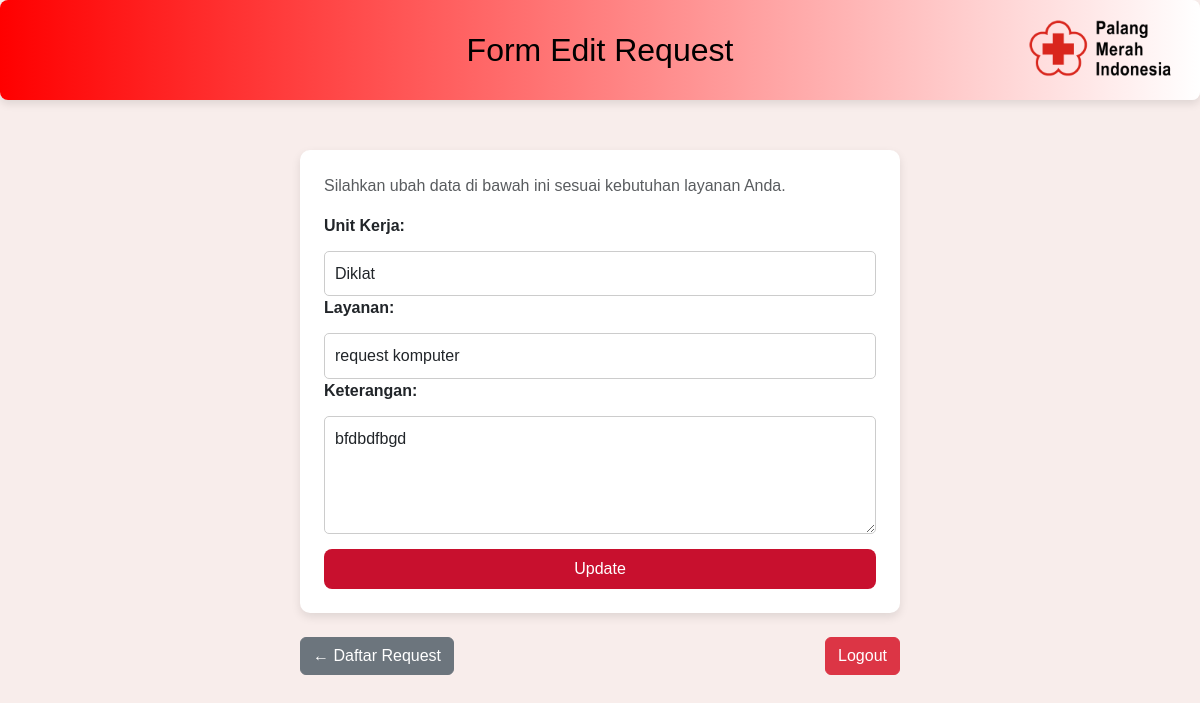
Page /request/edit_request.php?id=12 (signed in) on the committed database.
### tables this page shows
CREATE TABLE `requests` (
  `id` int(11) NOT NULL,
  `user_id` int(11) DEFAULT NULL,
  `unit_kerja` varchar(100) NOT NULL,
  `layanan` varchar(100) NOT NULL,
  `keterangan` text NOT NULL,
  `status` varchar(20) NOT NULL DEFAULT 'Belum dikerjakan',
  `created_at` timestamp NOT NULL DEFAULT current_timestamp(),
  `updated_at` datetime DEFAULT NULL,
  `dikerjakan_oleh` varchar(100) DEFAULT NULL
);

### request/edit_request.php (the view, shortened to what this page needs)
<?php
require '../config/database.php';
$id = $_GET['id'];
$stmt = $pdo->prepare("SELECT * FROM requests WHERE id = ?");
$stmt->execute([$id]);
$request = $stmt->fetch();
?>
<!DOCTYPE html>
<html lang="id">
<head>
    <link href="https://cdn.jsdelivr.net/npm/bootstrap@5.3.2/dist/css/bootstrap.min.css" rel="stylesheet">
    <link rel="stylesheet" href="../style.css">
</head>
<body>
<div class="dashboard-header position-relative d-flex justify-content-center align-items-center px-4 py-3">
    <h1 class="dashboard-title m-0">Form Edit Request</h1>
    <img src="../assets/images/logo.png" alt="Palang Merah Indonesia" class="logo-pmi position-absolute end-0 me-4">
</div>
<div class="container">
    <div>
        <div class="card p-4" style="max-width:600px; margin: 0 auto;">
        <p class="text-muted">Silahkan ubah data di bawah ini sesuai kebutuhan layanan Anda.</p>
            <form action="request_update.php" method="POST">
                <div class="form-group">
                    <label for="unit_kerja" class="form-label">Unit Kerja:</label>
                    <select id="unit_kerja" name="unit_kerja" class="form-control" onchange="toggleUnitLain(this)" required>
                        <option value="Diklat" <?= ($request['unit_kerja'] == 'Diklat') ? 'selected' : '' ?>>Diklat</option>
                    </select>
                </div>
                <div class="form-group">
                    <label for="layanan" class="form-label">Layanan:</label>
                    <input type="text" id="layanan" name="layanan" class="form-control" value="<?= htmlspecialchars($request['layanan']) ?>" required>
                </div>
                <div class="form-group">
                    <label for="keterangan" class="form-label">Keterangan:</label>
                    <textarea id="keterangan" name="keterangan" class="form-control" rows="4" required><?= htmlspecialchars($request['keterangan']) ?></textarea>
                </div>
                <button type="submit" class="btn btn-custom w-100 py-2">Update</button>
            </form>
        </div>
        <div class="d-flex justify-content-between mt-4" style="max-width:600px; margin: 50px auto;">
            <a href="../dashboard/admin_request.php" class="btn btn-secondary">← Daftar Request</a>
            <a href="../auth/logout.php" class="btn btn-danger">Logout</a>
        </div>
    </div>
</div>
</body>
</html>

### style.css (style rules this page uses)
body { display: flex; flex-direction: column; font-family: Arial, sans-serif; align-items: center; background: #F8EDEB; background-size: cover; padding: 0; margin: 0; height: 100vh; color: rgb(5, 5, 5); overflow: auto; width: 100%; }
.container { margin-top: 50px; }
.card { background-color: whitesmoke; background: white; border-radius: 10px; box-shadow: 0 4px 10px rgba(0,0,0,0.1); padding: 30px; border: none; max-width: 600px; width: 90%; display: grid; margin-top: 50px; }
.btn-custom { background-color: #c8102e; color: #fff; border: none; padding: 12px; border-radius: 8px; font-size: 16px; transition: background-color 0.3s ease; }
form { width: 100%; max-width: 600px; margin: 0 auto; }
form label { font-weight: bold; }
.form-group input, .form-group select, .form-group textarea { width: 100%; padding: 10px; margin-top: 5px; border-radius: 5px; border: 1px solid #ccc; }
.form-group textarea { resize: vertical; }
.form-control { font-size: 16px; padding: 10px; }
select.form-control { font-size: 16px; padding: 10px; height: 45px; }
button { margin-top: 15px; padding: 10px 20px; background-color: #ff4d4d; border: none; color: white; cursor: pointer; }
.dashboard-header { width: 100%; height: 100px; position: fixed; text-align: center; display: flex; align-items: center; padding: 20px; background: linear-gradient(to right, red, white); color: black; border-radius: 8px; top: 0; left: 0; justify-content: center; z-index: 1000; box-shadow: 0 4px 8px rgba(0,0,0,0.1); }
.dashboard-title { font-size: 2rem; color: black; }
.logo-pmi { height: auto; max-width: 150px; margin-left: auto; }

### rows in the picture
requests: unit_kerja "Diklat", layanan "request komputer", keterangan "bfdbdfbgd"
